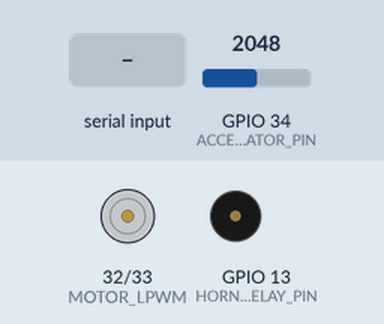
Simulated run of this sketch. Board: ESP32. On the bench: motor-driver pin pairs drawn as motors (green arrow = first pin HIGH = forward, orange = second pin HIGH = backward, longer = more drive), buzzer (waves = sounding, pin HIGH). The inputs (shaded band) are chosen by the test bench; at power-on: GPIO 34 (ACCELERATOR_PIN) = 2048 (analog values on the 0–4095 scale). Random numbers use the default seed unless the sketch sets one; what the sketch prints to the serial monitor is not drawn.

Above: at 1.2 s.
1.3 s: "a\n" received over Serial
At 2.3 s:
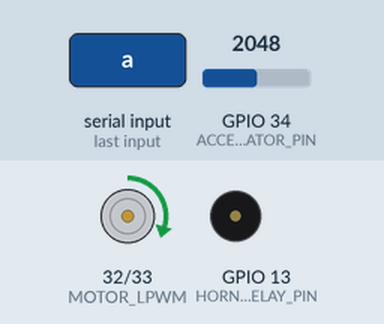
2.8 s: "d\n" received over Serial
At 3.5 s:
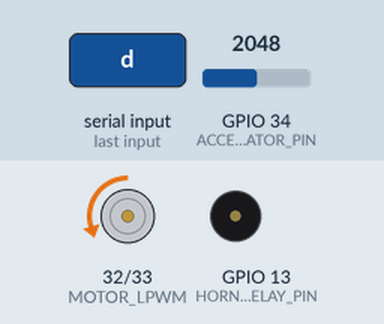
4.3 s: "+\n" received over Serial
At 4.6 s:
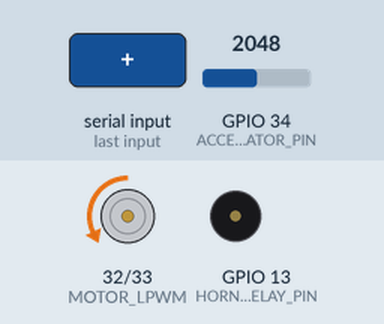
5.8 s: "A\n" received over Serial
At 7.0 s:
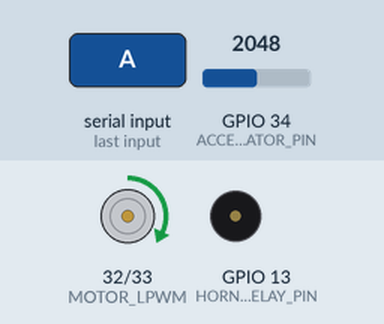
7.3 s: GPIO 34 (ACCELERATOR_PIN) set to 1045
10.3 s: GPIO 34 (ACCELERATOR_PIN) set to 957
Timing chart, 0 to 13.3 s (numbered marks = the images above; inputs shaded):
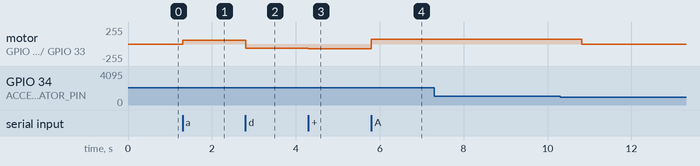

The sketch:

node1_bcm.ino
```cpp
/*
 * NODE 1 - ACCELERATOR + REMOTE STEERING + WIRELESS ANGLE FEEDBACK
 * GPIO 34: Accelerator signal input
 * CAN ID: 0x301
 * Payload: 2 bytes containing ADC value (0-4095)
 */

#include <SPI.h>
#include <mcp_can.h>
#include "ThrottleCalibration.h"
#include "SteeringControl.h"
#include "SteeringFeedback.h"
#include "RemoteDrive.h"
#include "CanRecovery.h"
#include <esp_system.h>
#include <WiFi.h>
#include <esp_now.h>
#include <esp_wifi.h>
#include <esp_arduino_version.h>
#include <driver/gpio.h>

// Match the steering-wheel transmitter's current WiFi channel. No TCP/UDP
// port, access point connection or send peer is needed for ESP-NOW reception.
constexpr uint8_t STEERING_WIFI_CHANNEL = 1;
portMUX_TYPE steeringFeedbackMux = portMUX_INITIALIZER_UNLOCKED;
SteeringFeedback wirelessSteeringFeedback;
SteeringFeedback steeringFeedback;
bool steeringRadioReady = false;
uint32_t lastSteeringAngleStatus = 0;
bool steeringAngleWasFresh = false;

#if ESP_ARDUINO_VERSION_MAJOR >= 3
void onSteeringAngle(const esp_now_recv_info_t *, const uint8_t *bytes, int len) {
#else
void onSteeringAngle(const uint8_t *, const uint8_t *bytes, int len) {
#endif
  // The WiFi task only updates a protected snapshot; GPIO/CAN stay in loop().
  const uint32_t now = millis();
  portENTER_CRITICAL(&steeringFeedbackMux);
  wirelessSteeringFeedback.accept(bytes, len, now);
  portEXIT_CRITICAL(&steeringFeedbackMux);
}

void setupSteeringReceiver() {
  if (!WiFi.mode(WIFI_STA)) { Serial.println("ERROR: steering WiFi startup failed"); return; }
  WiFi.setSleep(false);
  WiFi.setAutoReconnect(false);
  Serial.print("Node 1 steering receiver STA MAC: "); Serial.println(WiFi.macAddress());
  if (esp_wifi_set_channel(STEERING_WIFI_CHANNEL, WIFI_SECOND_CHAN_NONE) != ESP_OK ||
      esp_now_init() != ESP_OK) {
    Serial.println("ERROR: steering ESP-NOW startup failed"); return;
  }
  if (esp_now_register_recv_cb(onSteeringAngle) != ESP_OK) {
    esp_now_deinit(); Serial.println("ERROR: steering receive callback failed"); return;
  }
  steeringRadioReady = true;
  Serial.printf("Steering ESP-NOW listening on channel %u | angle + sequence (8 bytes), horn (9 bytes), horn + angle validity (10 bytes), wheel pitch (14 bytes) | range +/-%d deg\n", STEERING_WIFI_CHANNEL, STEERING_MAX_ANGLE_DEG);
}

#define ACCELERATOR_PIN 34
#define MOTOR_LPWM 32
#define MOTOR_RPWM 33
constexpr uint8_t HORN_RELAY_PIN = 13;
#ifndef NODE1_HORN_ACTIVE_LOW
#define NODE1_HORN_ACTIVE_LOW 0
#endif
constexpr uint8_t HORN_RELAY_ON = NODE1_HORN_ACTIVE_LOW ? LOW : HIGH;
constexpr uint8_t HORN_RELAY_OFF = NODE1_HORN_ACTIVE_LOW ? HIGH : LOW;
HornControl websiteHorn;
bool hornRelayOn=false;
uint32_t lastHornStatus=0;
uint8_t lastHornFlags=255;
uint32_t lastHornToken=0;
void serviceHornRelay();
const int MOTOR_SPEED = 60; // User-tested 8-bit analogWrite duty, not percent.
static_assert(MOTOR_SPEED == STEERING_PWM, "Steering protocol PWM must match motor configuration");
SteeringControl steering;
uint8_t appliedDirection = 255;
uint8_t appliedPWM = 0;
uint32_t lastSteeringStatus = 0;
bool steeringStatusPending = true;

// Local Serial Monitor motor check; normal CAN steering keeps its own rules.
constexpr uint8_t SERIAL_STEERING_STEP = 10;
constexpr uint32_t SERIAL_STEERING_RUN_MS = 5000;
uint8_t serialSteeringPWM = MOTOR_SPEED;
bool serialSteeringActive = false;
uint32_t serialSteeringStartedAt = 0;

void stopMotor() {
  analogWrite(MOTOR_LPWM, 0);
  analogWrite(MOTOR_RPWM, 0);
}
void applySteering() {
  if (appliedDirection == steering.direction && appliedPWM == steering.pwm) return;
  stopMotor();
  if (steering.direction == 1) analogWrite(MOTOR_LPWM, steering.pwm);
  else if (steering.direction == 2) analogWrite(MOTOR_RPWM, steering.pwm);
  appliedDirection = steering.direction;
  appliedPWM = steering.pwm;
  steeringStatusPending = true;
}

void stopSerialSteering(uint8_t reason = 0) {
  serialSteeringActive = false;
  steering.stop(reason); // Invalidate old CAN commands before returning control.
  steeringStatusPending = true;
  applySteering();
}
void printSerialSteering() {
  Serial.printf("Serial steering | %s | selected PWM=%u/255 | output PWM=%u/255\n",
                serialSteeringActive ? (steering.direction == 1 ? "LEFT" : "RIGHT") : "STOP",
                serialSteeringPWM, steering.pwm);
}
void serviceSerialSteering() {
  // Character input only: no blocking readString/parseInt during live CAN work.
  for (uint8_t n=0; n<16 && Serial.available(); ++n) {
    const char key = (char)Serial.read();
    if (key == '\r' || key == '\n') continue;
    if (key == 's' || key == 'S' || key == ' ') {
      stopSerialSteering(); printSerialSteering();
    } else if (key == '+' || key == '-') {
      const int next = (int)serialSteeringPWM + (key == '+' ? SERIAL_STEERING_STEP : -SERIAL_STEERING_STEP);
      serialSteeringPWM = next < 0 ? 0 : next > 255 ? 255 : next;
      if (serialSteeringActive) {
        if (!serialSteeringPWM) stopSerialSteering();
        else { steering.pwm = serialSteeringPWM; applySteering(); }
      }
      printSerialSteering();
    } else if (key == 'a' || key == 'A' || key == 'd' || key == 'D') {
      stopSerialSteering();
      if (serialSteeringPWM) {
        serialSteeringActive = true;
        serialSteeringStartedAt = millis();
        steering.direction = (key == 'a' || key == 'A') ? 1 : 2;
        steering.pwm = serialSteeringPWM;
        applySteering();
      }
      printSerialSteering();
    }
  }
}
void serviceSteering() {
  portENTER_CRITICAL(&steeringFeedbackMux);
  steeringFeedback = wirelessSteeringFeedback;
  portEXIT_CRITICAL(&steeringFeedbackMux);
  // Act on the fresh wireless snapshot before CAN or console work.
  serviceHornRelay();
  // A local motor check is independent of the wireless angle sensor. Existing
  // CAN-send fault handlers still stop it, and its run time is bounded here.
  if (serialSteeringActive) {
    if (!steering.direction) serialSteeringActive = false;
    else if (millis() - serialSteeringStartedAt >= SERIAL_STEERING_RUN_MS) {
      stopSerialSteering(4);
      Serial.println("Serial steering STOP: 5 s limit; send a/d to run again.");
    } else { applySteering(); return; }
  }
  // Angle availability is reported separately from motor-speed control.
  if (steering.setFeedbackAvailable(steeringRadioReady && steeringFeedback.fresh(millis()))) steeringStatusPending = true;
  if (steering.tick(millis())) steeringStatusPending = true;
  applySteering();
}
void applyHornRelay(uint32_t now) {
  websiteHorn.tick(now);
  hornRelayOn=steeringFeedback.hornActive(now) || websiteHorn.held;
  digitalWrite(HORN_RELAY_PIN,hornRelayOn?HORN_RELAY_ON:HORN_RELAY_OFF);
}
void serviceHornRelay() { applyHornRelay(millis()); }

#define CAN_SCK  18
#define CAN_MISO 19
#define CAN_MOSI 23
#define CAN_CS   25

#define CAN_SPEED   CAN_500KBPS
#define CAN_CRYSTAL MCP_8MHZ  // Match actual module crystal

const unsigned long ACCEL_CAN_ID = 0x301;
const unsigned long SEND_INTERVAL_MS = 50;
const unsigned long PRINT_INTERVAL_MS = 250;

MCP_CAN CAN(CAN_CS);

unsigned long lastSend = 0;
unsigned long lastPrint = 0;
bool canReady = false;
CanRecovery canRecovery;
bool canFaultHandled=false;
unsigned long txOK = 0, txFailed = 0, lastTxAt = 0;

RemoteDriveGate driveGate;
uint32_t driveStatusAt=0, drivePeerAt=0, drivePeerSession=0;
bool drivePeerNormal=false, drivePeerSeen=false;
int acceleratorADC = 0;
bool lastSendOK = false;
unsigned long lastCanAttempt = 0;
uint32_t remoteSteeringReceived=0, remoteSteeringAccepted=0, remoteSteeringRejected=0;
bool lastSteeringStatusOK=false;

void initializeCAN() {
  lastCanAttempt = millis();
  canReady = CAN.begin(MCP_ANY, CAN_SPEED, CAN_CRYSTAL) == CAN_OK &&
             CAN.setMode(MCP_NORMAL) == CAN_OK;
  if (canReady) {
    canRecovery.started(millis()); canFaultHandled=false;
    steeringStatusPending = true;
    Serial.println("CAN initialized | remote steering RX=0x110 TX=0x111 | angle optional");
  } else {
    Serial.println("ERROR: CAN initialization failed; retrying in 1 s. Serial steering is local only.");
  }
}
void serviceCanHealth() {
  canRecovery.poll(CAN,canReady,millis(),canReady && CAN.checkReceive()==CAN_MSGAVAIL);
  if(!canReady && !canFaultHandled) {
    canFaultHandled=true; driveGate.lock(); websiteHorn.stop();
    stopSerialSteering(1); serviceHornRelay();
    Serial.printf("CAN recovery: %s EFLG=0x%02X TEC=%u REC=%u | faults=%lu resets=%lu; retry in 1 s\n",
      canRecovery.message(),canRecovery.errorFlags,canRecovery.txErrors,canRecovery.rxErrors,
      (unsigned long)canRecovery.faults,(unsigned long)canRecovery.restarts);
  }
}
bool sendCanFrame(uint32_t id, uint8_t len, uint8_t *data) {
  return canRecovery.send(CAN,canReady,id,len,data,millis());
}

void receiveSteering() {
  // Bound receive work so a busy bus cannot starve the motor timeout.
  for (uint8_t n=0; n<4 && canReady && CAN.checkReceive() == CAN_MSGAVAIL; ++n) {
    unsigned long id = 0; byte len = 0, data[8] = {};
    if (CAN.readMsgBuf(&id, &len, data) != CAN_OK) break;
    canRecovery.received(millis());
    if(id==DRIVE_SWITCH_STATUS_ID && len==8 && driveStatusValid(data,SWITCH_VALID_MASK)) {
      drivePeerNormal=(data[0]&0x7F)==0; drivePeerSession=driveRead32(data+4);
      drivePeerAt=millis(); drivePeerSeen=true;
    }
    if(id==DRIVE_GATE_ID) {
      driveGate.accept(data,len,1,acceleratorADC<=DRIVE_IDLE_ADC,
        drivePeerSeen && drivePeerNormal && drivePeerSession==driveGate.session && millis()-drivePeerAt<350,millis());
    }
    if(id==HORN_COMMAND_ID){websiteHorn.accept(data,len,millis());serviceHornRelay();}
    if (id == STEERING_COMMAND_ID) {
      ++remoteSteeringReceived;
      serviceSteering();
      if (serialSteeringActive) {
        // Local test owns direction/speed; a valid CAN STOP still takes effect.
        if (len == 8 && data[0] == 0 && data[1] == 0) { stopSerialSteering(); ++remoteSteeringAccepted; }
        else ++remoteSteeringRejected;
      } else {
        const uint32_t before = steering.token;
        if (steering.accept(data, len, millis())) ++remoteSteeringAccepted;
        else ++remoteSteeringRejected;
        if (before != steering.token) steeringStatusPending = true;
        applySteering();
      }
    }
    serviceSteering();
  }
}
void sendDriveGateStatus() {
  if(!canReady || millis()-driveStatusAt<100) return;
  byte data[8]; driveGate.status(data,acceleratorADC); driveStatusAt=millis();
  if(sendCanFrame(DRIVE_PEDAL_STATUS_ID,8,data)) { ++txOK; lastTxAt=millis(); }
  else {
    ++txFailed; driveGate.lock();
    if (steering.direction) { steering.stop(1); applySteering(); }
  }
}
void sendSteeringStatus() {
  if (!canReady || (!steeringStatusPending && millis()-lastSteeringStatus < 100)) return;
  byte data[8]; steering.status(data);
  lastSteeringStatus = millis();
  lastSteeringStatusOK = sendCanFrame(STEERING_STATUS_ID,8,data);
  if (lastSteeringStatusOK) {
    steeringStatusPending = false; ++txOK; lastTxAt=millis();
  } else {
    ++txFailed;
    if (steering.direction) { steering.stop(1); applySteering(); }
  }
}

void sendSteeringAngle() {
  const uint32_t now = millis();
  const bool live = steeringFeedback.fresh(now);
  if (!canReady || (live == steeringAngleWasFresh && now-lastSteeringAngleStatus < 50)) return;
  byte data[8]; steeringFeedback.status(data, now);
  byte pitch[8]; steeringFeedback.pitchStatus(pitch, now);
  lastSteeringAngleStatus = now; steeringAngleWasFresh = live;
  const bool angleOK=sendCanFrame(STEERING_ANGLE_ID,8,data);
  if(angleOK) { ++txOK;lastTxAt=millis(); }
  else { ++txFailed;if(steering.direction){steering.stop(1);applySteering();} }
  if (sendCanFrame(WHEEL_PITCH_ID,8,pitch)) { ++txOK; lastTxAt=millis(); }
  else {
    ++txFailed;
    if (steering.direction) { steering.stop(1); applySteering(); }
  }
}
void sendHornStatus() {
  if(!canReady)return;
  const uint32_t now=millis();
  applyHornRelay(now);
  byte data[8];steeringFeedback.hornStatus(data,now);
  data[0]=hornRelayOn?1:0;data[1]|=websiteHorn.held?4:0;
  steeringWrite32(data+4,websiteHorn.token);
  if(now-lastHornStatus<100 && data[1]==lastHornFlags && websiteHorn.token==lastHornToken)return;
  lastHornStatus=now;
  if(sendCanFrame(WIRELESS_HORN_STATUS_ID,8,data)){
    ++txOK;lastTxAt=now;lastHornFlags=data[1];lastHornToken=websiteHorn.token;
  }else ++txFailed;
}

void setup() {
  // Preload OFF before enabling output (digitalWrite before pinMode is ignored
  // by ESP32 core 3.x). This also supports active-LOW relay modules.
  gpio_set_level((gpio_num_t)HORN_RELAY_PIN,HORN_RELAY_OFF);
  pinMode(HORN_RELAY_PIN, OUTPUT);
  digitalWrite(HORN_RELAY_PIN,HORN_RELAY_OFF);
  pinMode(MOTOR_LPWM, OUTPUT); pinMode(MOTOR_RPWM, OUTPUT);
  stopMotor();
  steering.token = esp_random(); if (!steering.token) steering.token = 1;
  applySteering();
  Serial.begin(115200);
  websiteHorn.token=esp_random();if(!websiteHorn.token)websiteHorn.token=1;
  Serial.printf("Horn relay: GPIO13/D13 | ON=%s OFF=%s | wireless 250 ms / website 350 ms leases\n",
                HORN_RELAY_ON==HIGH?"HIGH":"LOW",HORN_RELAY_OFF==HIGH?"HIGH":"LOW");
  Serial.println("Steering serial test: a=LEFT d=RIGHT +=PWM+10 -=PWM-10 s/space=STOP; PWM 0..255, starts at 60, 5 s per a/d. Angle feedback not required for local test.");
  setupSteeringReceiver();
  Serial.println("Serial 115200 | CAN 500 kbps / MCP2515 8 MHz | SPI SCK=18 MISO=19 MOSI=23 CS=25");
  analogReadResolution(12);
  pinMode(ACCELERATOR_PIN, INPUT);

  Serial.println("\n=== NODE 1: ACCELERATOR SENDER ===");
  Serial.println("GPIO 34 | CAN ID 0x301 | DLC 2");

  SPI.begin(CAN_SCK, CAN_MISO, CAN_MOSI, CAN_CS);

  initializeCAN();
}

void loop() {
  serviceSteering();
  serviceCanHealth();
  if (!canReady && canRecovery.retryDue(millis(),lastCanAttempt)) initializeCAN();
  acceleratorADC = analogRead(ACCELERATOR_PIN);
  driveGate.tick(millis());
  serviceSteering(); receiveSteering(); serviceSteering();
  serviceSerialSteering(); serviceSteering();
  unsigned long now = millis();

  if (canReady && driveGate.phase!=1 && now - lastSend >= SEND_INTERVAL_MS) {
    lastSend = now;

    byte data[2];
    const uint16_t transmittedADC=driveGate.phase ? DRIVE_REST_ADC : acceleratorADC;
    data[0] = transmittedADC & 0xFF;
    data[1] = (transmittedADC >> 8) & 0xFF;

    lastSendOK =
      sendCanFrame(ACCEL_CAN_ID,2,data);
    if (lastSendOK) { ++txOK; lastTxAt = millis(); }
    else { ++txFailed; if (steering.direction) { steering.stop(1); applySteering(); } }
    if (lastSendOK && now-lastPrint>=PRINT_INTERVAL_MS) Serial.printf("[%lu ms] CAN TX ID=0x301 DLC=2 | accelerator ADC=%d/4095 | raw pin voltage estimate=%.3f V\n",
                                  millis(), transmittedADC, throttleRawVoltage(transmittedADC));
  }

  if (now - lastPrint >= PRINT_INTERVAL_MS) {
    lastPrint = now;
    Serial.printf("Remote steering | RX110=%lu accepted=%lu rejected=%lu | TX111=%s | dir=%u PWM=%u token=%lu owner=%s\n",
      (unsigned long)remoteSteeringReceived,(unsigned long)remoteSteeringAccepted,(unsigned long)remoteSteeringRejected,
      lastSteeringStatusOK ? "OK" : "FAILED/NOT SENT",steering.direction,steering.pwm,(unsigned long)steering.token,
      serialSteeringActive ? "SERIAL" : "CAN");

    Serial.printf("[%lu ms] Node 1 | TX OK=%lu failed=%lu | ", now, txOK, txFailed);
    if (steeringFeedback.fresh(now)) Serial.printf("Steering=%.2f deg seq=%lu age=%lu ms | ", steeringFeedback.angle, (unsigned long)steeringFeedback.sequence, (unsigned long)(now-steeringFeedback.receivedAt));
    else Serial.printf("Steering angle UNAVAILABLE (%s) | ", steeringRadioReady ? "waiting/stale" : "radio failed");
    Serial.printf("IMU accepted=%lu invalid=%lu replayed=%lu | ", (unsigned long)steeringFeedback.accepted, (unsigned long)steeringFeedback.invalid, (unsigned long)steeringFeedback.replayed);
    Serial.printf("Horn D13=%s | IMU horn=%s | ",hornRelayOn?"ON":"OFF", steeringFeedback.packetFresh(now) && steeringFeedback.hornAvailable ?
      (steeringFeedback.hornPressed ? "PRESSED" : "RELEASED") : "UNAVAILABLE");
    float voltage = throttleRawVoltage(acceleratorADC);

    Serial.print("Accelerator ADC: ");
    Serial.print(acceleratorADC);
    Serial.print("/4095 | Raw pin voltage estimate: ");
    Serial.print(voltage, 3);
    Serial.print(" V | CAN: ");

    if (!canReady) {
      Serial.println("NOT INITIALIZED");
    } else {
      Serial.println(lastSendOK ? "TX OK" : "TX FAILED - check CAN wiring, termination and peer ACK");
      if (txOK) Serial.printf("Last successful send: %lu ms ago\n", millis() - lastTxAt);
    }
  }

  driveGate.tick(millis());
  sendDriveGateStatus();
  serviceSteering(); sendSteeringAngle(); serviceSteering(); sendSteeringStatus(); serviceSteering();
  serviceHornRelay();
  sendHornStatus();
  serviceCanHealth();
  delay(1);
}
```

SwitchSignals.h
```cpp
#pragma once
#include <stdint.h>

// Node 3 / 0x300 DLC 1. A set bit means the active-low switch is ON.
constexpr uint8_t SWITCH_COUNT = 6;
constexpr uint8_t SWITCH_CRUISE = 1U << 0;
constexpr uint8_t SWITCH_HILL_HOLD = 1U << 1;
constexpr uint8_t SWITCH_AUTONOMOUS = 1U << 2;
constexpr uint8_t SWITCH_REMOTE_MODE = 1U << 3;
constexpr uint8_t SWITCH_HORN = 1U << 4;
constexpr uint8_t SWITCH_REVERSE = 1U << 5;
constexpr uint8_t SWITCH_VALID_MASK = (1U << SWITCH_COUNT) - 1;
```

ThrottleCalibration.h
```cpp
#pragma once
#include <stdint.h>

constexpr float THROTTLE_IDLE_VOLTS = 0.8f;
constexpr float THROTTLE_ADC_VOLTS = 3.3f;
inline float throttleRawVoltage(uint16_t adc) { return adc * (THROTTLE_ADC_VOLTS / 4095.0f); }
inline float throttleVoltage(uint16_t adc) {
  const float corrected = throttleRawVoltage(adc) - THROTTLE_IDLE_VOLTS;
  return corrected > 0 ? corrected : 0.0f;
}
inline unsigned throttlePercent(uint16_t adc) {
  const unsigned percent = throttleVoltage(adc) * 100.0f / (THROTTLE_ADC_VOLTS - THROTTLE_IDLE_VOLTS);
  return percent > 100 ? 100 : percent;
}
```

Source omitted: CanRecovery.h (2528 bytes), RemoteDrive.h (3653 bytes), SteeringControl.h (4669 bytes), SteeringFeedback.h (6594 bytes)

Measured:
- after the input at 1.3 s, motor on GPIO 32 (MOTOR_LPWM) / GPIO 33 (MOTOR_RPWM): stopped → forward 60/255 at once
- after the input at 2.8 s, motor on GPIO 32 (MOTOR_LPWM) / GPIO 33 (MOTOR_RPWM): forward 60/255 → backward 60/255 at once
- after the input at 4.3 s, motor on GPIO 32 (MOTOR_LPWM) / GPIO 33 (MOTOR_RPWM): backward 60/255 → backward 70/255 at once
- after the input at 5.8 s, motor on GPIO 32 (MOTOR_LPWM) / GPIO 33 (MOTOR_RPWM): backward 70/255 → forward 70/255 at once
- after the input at 7.3 s, every drawn part: stays the same
